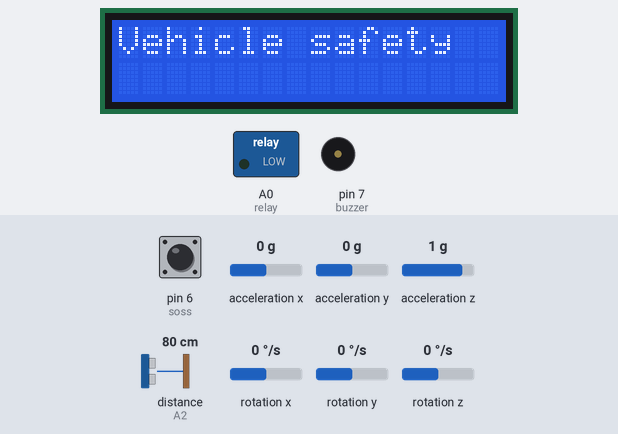
Recording of a sketch running on a simulated Arduino Uno, built with avr-gcc and run on an emulated ATmega328P. Parts: 16×2 character LCD, switched loads named in the sketch (green lamp = pin HIGH), buzzer (waves = sounding, pin HIGH). Wiring (inferred from the names in the program): ultrasonic range finder: trigger A3; echo A2. The inputs (shaded band) are chosen by the test bench; at power-on: distance to the obstacle (sensor on A2) 80 cm, acceleration x 0 g, pin 6 (soss) HIGH, acceleration y 0 g, acceleration z 1 g, rotation x 0 °/s, rotation y 0 °/s, rotation z 0 °/s. The echo pulse lasts 58.3 µs per cm; the modem accepts every AT command (registered, SIM ready, sends succeed) and sends nothing else; pins used as bus, display or sensor lines are not drawn; what the sketch prints to the serial monitor is not drawn.

Above: at 0.1 s.
5.5 s: distance to the obstacle (sensor on A2) set to 26 cm
7.0 s: distance to the obstacle (sensor on A2) set to 23 cm
9.4 s: acceleration x set to -0.6 g
At 12.3 s:
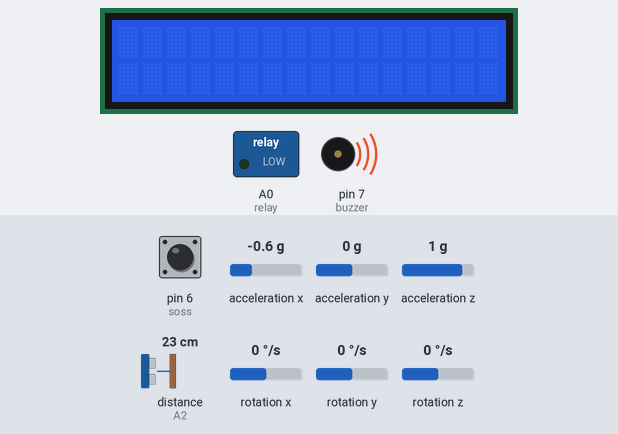
12.4 s: acceleration x set to -0.9 g
Timing chart, 0 to 14.9 s (numbered marks = the images above; inputs shaded):
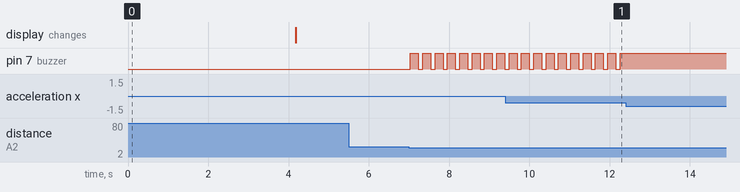

The sketch:

blind_shoes_detction_gps_gsm_library_tiny_ultrasonic.ino
```cpp
/************************************
    scl-----A5   Sda-----A4
*************************************/
#include <Wire.h>
#include <MPU6050.h>
MPU6050 mpu;
#include<LiquidCrystal.h>
#include <SoftwareSerial.h>
#include <TinyGPS++.h>
LiquidCrystal lcd(13,12,11,10,9,8); //RS,EN,D4,D5,D6,D7    // initialize the library with the numbers of the interface pins
#define buzzer 7
#define relay A0
#define soss 6
int sos=0;
#define trigPin1 A3       // us1
#define echoPin1 A2
float lattitude, longitude;
float a[2];
float *p;
SoftwareSerial gpsSerial(4, 5); // gps 2
SoftwareSerial gsmSerial(2, 3); // gsm 11
TinyGPSPlus gps;
 long duration, distance, sensor1;
 int counter=0;
void setup()
{
  lcd.begin(16,2);
  lcd.setCursor(0,0);
  lcd.print("Vehicle safety");
  pinMode(buzzer,OUTPUT);
  pinMode(relay,OUTPUT);
  pinMode(soss,INPUT_PULLUP);
  digitalWrite(buzzer,LOW);
  digitalWrite(relay,LOW);
  //lcd.clear();
  pinMode(buzzer,OUTPUT);
  pinMode(trigPin1, OUTPUT);
  pinMode(echoPin1, INPUT);
  Serial.begin(9600);
  delay(1000);
  gpsSerial.begin(9600);
  delay(1000);
  gsmSerial.begin(9600);
  delay(1000);
  Serial.print("—Tracking–");
  Serial.print("**Location**");
  gsmSerial.println("AT+CNMI=2,2,0,0,0");
  delay(300);
  Serial.print("Initializing……");
  delay(300);
  Serial.print("System Ready  ");
  delay(500);
  while(!mpu.begin(MPU6050_SCALE_2000DPS, MPU6050_RANGE_2G))
  {
   Serial.println("Could not find a valid MPU6050 sensor, check wiring!");
   delay(500);
  }
  lcd.clear();
  checkSettings();
}
void checkSettings()
{
 Serial.println();
 Serial.print(" * Sleep Mode:            ");
 Serial.println(mpu.getSleepEnabled() ? "Enabled" : "Disabled");
 Serial.print(" * Clock Source:          ");
 switch(mpu.getClockSource())
 {
  case MPU6050_CLOCK_KEEP_RESET:     Serial.println("Stops the clock and keeps the timing generator in reset"); break;
  case MPU6050_CLOCK_EXTERNAL_19MHZ: Serial.println("PLL with external 19.2MHz reference"); break;
  case MPU6050_CLOCK_EXTERNAL_32KHZ: Serial.println("PLL with external 32.768kHz reference"); break;
  case MPU6050_CLOCK_PLL_ZGYRO:      Serial.println("PLL with Z axis gyroscope reference"); break;
  case MPU6050_CLOCK_PLL_YGYRO:      Serial.println("PLL with Y axis gyroscope reference"); break;
  case MPU6050_CLOCK_PLL_XGYRO:      Serial.println("PLL with X axis gyroscope reference"); break;
  case MPU6050_CLOCK_INTERNAL_8MHZ:  Serial.println("Internal 8MHz oscillator"); break;
 }
 Serial.print(" * Accelerometer offsets: ");
 Serial.print(mpu.getAccelOffsetX());
 Serial.print(" / ");
 Serial.print(mpu.getAccelOffsetY());
 Serial.print(" / ");
 Serial.println(mpu.getAccelOffsetZ());
 Serial.println();
}
void loop()
{
 ultrasensor(trigPin1, echoPin1);
 sensor1 = distance;
 sensor1=sensor1*1.05;
 Serial.print(" sensor1 = ");
 Serial.print(sensor1);
 if(sensor1<25)
 {
  digitalWrite(buzzer,HIGH);
  delay(200);
  digitalWrite(buzzer,LOW);
 }
 Vector rawAccel = mpu.readRawAccel();
 Vector normAccel = mpu.readNormalizeAccel();
 Serial.print(" Xnorm = ");
 Serial.print(normAccel.XAxis);
 Serial.print(" Ynorm = ");
 Serial.print(normAccel.YAxis);
 Serial.print(" Znorm = ");
 Serial.println(normAccel.ZAxis);
 Serial.print("counter=");
 Serial.println(counter);
 sos=digitalRead(soss);
 if(sos==LOW)
 {
  digitalWrite(buzzer,HIGH);
  SendMessage();
  digitalWrite(buzzer,LOW);
 }
 if(normAccel.XAxis>7)
 {
  digitalWrite(buzzer,HIGH);
  SendMessage();
  digitalWrite(buzzer,LOW);
 }
 else if(normAccel.XAxis<-7)
 {
  digitalWrite(buzzer,HIGH);
  SendMessage();
  digitalWrite(buzzer,LOW);
 }
 else if(normAccel.YAxis>7)
 {
  digitalWrite(buzzer,HIGH);
  SendMessage();
  digitalWrite(buzzer,LOW);
 }
 else if(normAccel.YAxis<-7)
 {
  digitalWrite(buzzer,HIGH);
  SendMessage();
  digitalWrite(buzzer,LOW);
 }
 else
 {

 }

// if(counter>20)
// {
//  counter=0;
//  digitalWrite(buzzer,HIGH);
//  delay(500);
//  digitalWrite(buzzer,LOW);
//  SendMessage1();
// }
  delay(100);
// counter=counter+1;
}
float *get_gps()
{
  gpsSerial.listen();
  Serial.println("INSIDE get_gps");
  while (1)
  {
    while (gpsSerial.available() > 0)
    {
     gps.encode(gpsSerial.read());
    }
    if (gps.location.isUpdated())
    {
     Serial.print("LAT=");
     Serial.println(gps.location.lat(), 6);
     Serial.print("LONG=");
     Serial.println(gps.location.lng(), 6);
     lattitude = gps.location.lat();
     longitude = gps.location.lng();
     break;
    }
  }
  a[0] = lattitude;
  a[1] = longitude;
  return a;
}

void SendMessage()
 {
  gsmSerial.println("AT+CMGF=1");  //Sets the GSM Module in Text Mode
  delay(1000);  // Delay of 1000 milli seconds or 1 second
  gsmSerial.println("AT+CMGS=\"+919212602861\"\r");  // Replace x with mobile number
  delay(1000);
  gsmSerial.println("I Am Hurt");  // The SMS text you want to send
  delay(1000);
  p = get_gps();
  gsmSerial.listen();
  Serial.print("Your Position is : ");
  gsmSerial.print("position is : ");
  Serial.print("LATTITUDE=");
  Serial.print(*p, 6);
  gsmSerial.print("LATTITUDE=");
  gsmSerial.print(*p, 6);
  gsmSerial.print(",");   // The SMS text you want to send
  Serial.print("LONGITUDE=");
  Serial.print(*(p + 1), 6);
  gsmSerial.print("LONGITUDE=");
  gsmSerial.print(*(p + 1), 6);  // The SMS text you want to send
  delay(100);
  gsmSerial.println((char)26);
  delay(3000);
}
void SendMessage1()
 {
  gsmSerial.println("AT+CMGF=1");  //Sets the GSM Module in Text Mode
  delay(1000);  // Delay of 1000 milli seconds or 1 second
  gsmSerial.println("AT+CMGS=\"+919821605575\"\r");  // Replace x with mobile number
  delay(1000);
  gsmSerial.println("I Am safe");  // The SMS text you want to send
  delay(1000);
  p = get_gps();
  gsmSerial.listen();
  Serial.print("Your Position is : ");
  gsmSerial.print("position is : ");
  Serial.print("LATTITUDE=");
  Serial.print(*p, 6);
  gsmSerial.print("LATTITUDE=");
  gsmSerial.print(*p, 6);
  gsmSerial.print(",");   // The SMS text you want to send
  Serial.print("LONGITUDE=");
  Serial.print(*(p + 1), 6);
  gsmSerial.print("LONGITUDE=");
  gsmSerial.print(*(p + 1), 6);  // The SMS text you want to send
  delay(100);
  gsmSerial.println((char)26);
  delay(3000);
}
void ultrasensor(int trigPin,int echoPin)
 {
  digitalWrite(trigPin, LOW);  // Added this line
  delayMicroseconds(2); // Added this line
  digitalWrite(trigPin, HIGH);
  delayMicroseconds(10); // Added this line
  digitalWrite(trigPin, LOW);
  duration = pulseIn(echoPin, HIGH);
  distance = (duration/2) / 29.1;
 }
```

Measured:
- after the input at 5.5 s, every drawn part: stays the same
- after the input at 7.0 s, pin 7 (buzzer): alternates HIGH for 0.20 s and LOW for 0.11 s, starting at once
- after the input at 12.4 s, pin 7 (buzzer): stops changing and stays HIGH
